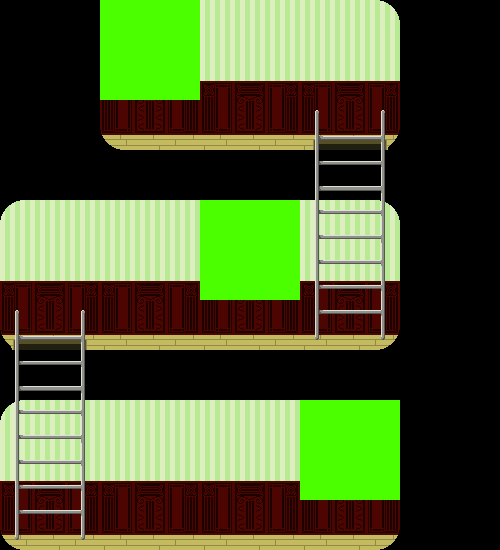

A 2D game scene composited from a Tiled map and its tileset images. What follows is a short description and the map's XML, with every tile layer's data as written:
An orthogonal 10x11 tile map with 50x50 px tiles, 3 tile layers (Tile Layer 1, Tile Layer 2, Tile Layer 3), 3 tilesets and 5 objects.

<map version="1.0" orientation="orthogonal" renderorder="right-down" width="10" height="11" tilewidth="50" tileheight="50" nextobjectid="6">
 <tileset firstgid="1" name="BackGround" tilewidth="50" tileheight="50" tilecount="18" columns="6">
  <image source="BackGround.png" width="300" height="150" />
 </tileset>
 <tileset firstgid="19" name="ladder" tilewidth="50" tileheight="50" tilecount="10" columns="2">
  <image source="ladder.png" width="100" height="250" />
 </tileset>
 <tileset firstgid="29" name="Interactable" tilewidth="50" tileheight="50" tilecount="4" columns="2">
  <image source="Interactable.png" width="100" height="100" />
 </tileset>
 <layer name="Tile Layer 1" width="10" height="11">
  <data encoding="csv">
0,0,1,2,3,4,5,6,0,0,
0,0,7,8,9,10,11,12,0,0,
0,0,13,14,15,16,17,18,0,0,
0,0,0,0,0,0,0,0,0,0,
1,2,3,4,3,4,5,6,0,0,
7,8,9,10,9,10,11,12,0,0,
13,14,15,16,15,16,17,18,0,0,
0,0,0,0,0,0,0,0,0,0,
1,2,3,4,3,4,5,6,0,0,
7,8,9,10,9,10,11,12,0,0,
13,14,15,16,15,16,17,18,0,0
</data>
 </layer>
 <layer name="Tile Layer 2" width="10" height="11">
  <data encoding="csv">
0,0,0,0,0,0,0,0,0,0,
0,0,0,0,0,0,0,0,0,0,
0,0,0,0,0,0,19,20,0,0,
0,0,0,0,0,0,21,22,0,0,
0,0,0,0,0,0,23,24,0,0,
0,0,0,0,0,0,25,26,0,0,
19,20,0,0,0,0,27,28,0,0,
21,22,0,0,0,0,0,0,0,0,
23,24,0,0,0,0,0,0,0,0,
25,26,0,0,0,0,0,0,0,0,
27,28,0,0,0,0,0,0,0,0
</data>
 </layer>
 <objectgroup name="Object Layer 1">
  <object id="1" x="100" y="135" width="300" height="15" />
  <object id="2" x="0" y="335" width="400" height="18" />
  <object id="3" x="0" y="535" width="400" height="15" />
 </objectgroup>
 <objectgroup name="Object Layer 2">
  <object id="4" x="325" y="110" width="50" height="225" />
  <object id="5" x="25" y="310" width="50" height="225" />
 </objectgroup>
 <layer name="Tile Layer 3" width="10" height="11">
  <data encoding="csv">
0,0,29,30,0,0,0,0,0,0,
0,0,31,32,0,0,0,0,0,0,
0,0,0,0,0,0,0,0,0,0,
0,0,0,0,0,0,0,0,0,0,
0,0,0,0,29,30,0,0,0,0,
0,0,0,0,31,32,0,0,0,0,
0,0,0,0,0,0,0,0,0,0,
0,0,0,0,0,0,0,0,0,0,
0,0,0,0,0,0,29,30,0,0,
0,0,0,0,0,0,31,32,0,0,
0,0,0,0,0,0,0,0,0,0
</data>
 </layer>
</map>
